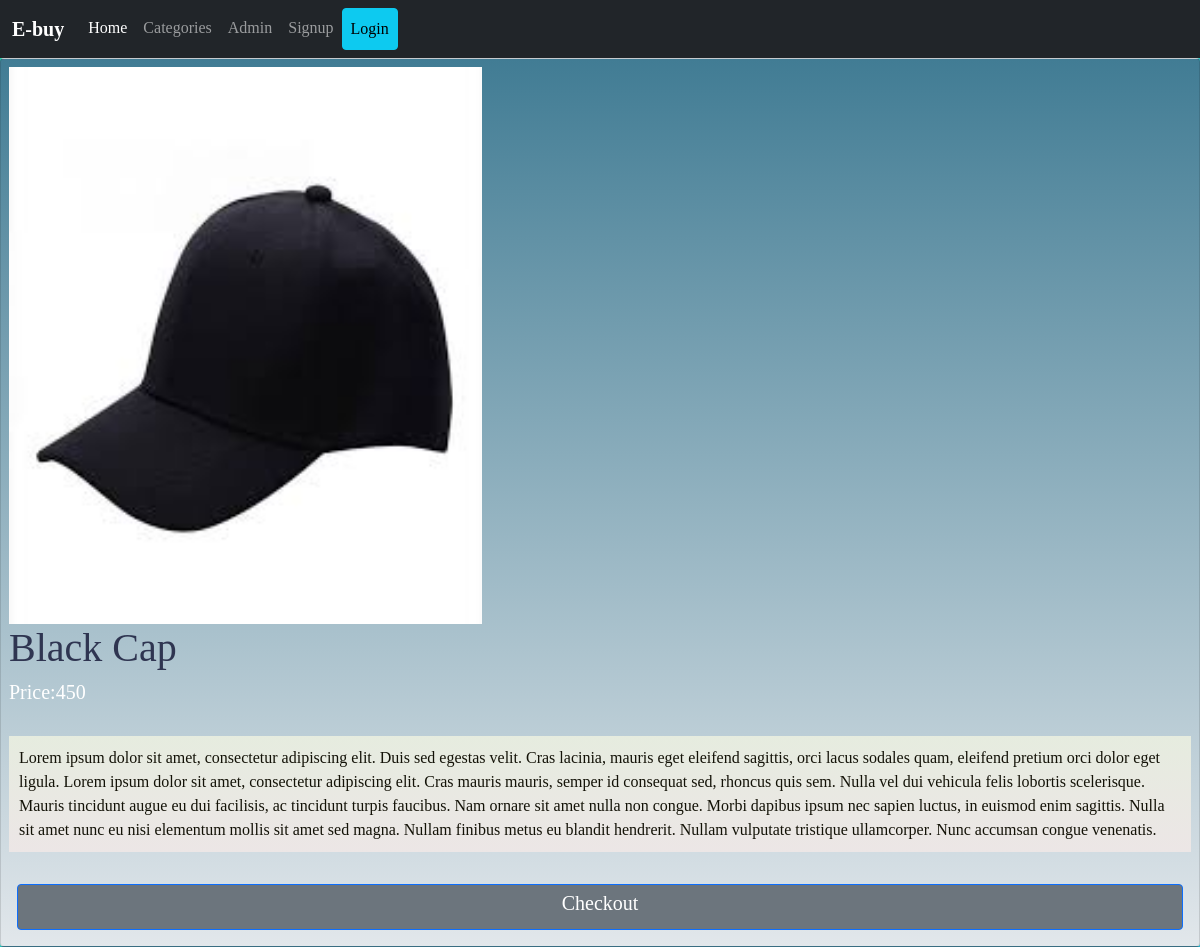
The app's page /store/Black Cap with its own data.
### store/models.py (models this page shows, shortened)
class Product(models.Model):
    name = CharField(max_length=100,null=True)
    img = ImageField(null=True)
    price = IntegerField(default = 0,null=True)
    des = CharField(max_length=1000,null=True,default='Description')

### store/views.py (the view)
# urls.py: path('store/<str:header>',views.content,name='content'),
def content(request,header):
    data=Product.objects.get(name=header)
    context = {'data':data,'header':header}
    if (data):
        return render(request,'content.html',context)
    else:
        return render(request,'store.html')

### store/templates/content.html (shortened to what this page needs)
{% extends 'main.html' %}
{% load static %}
{% block content %}
<div style="background:linear-gradient(rgb(65, 124, 148),rgb(226, 231, 235))", class=" card p-2">
    <img class="img" src="{{data.img.url}}" alt="nopes">
    <h1 style="color:rgba(21, 23, 54, 0.828);">{{data.name}} </h1>
    <h5>Price:{{data.price}}</h5>
    <br>
    <p style="background:linear-gradient(rgb(230, 236, 223),rgb(236, 230, 230)); padding:10px; margin:auto; color:rgb(19, 18, 7)">{{data.des}}</p>
    <br>
    <a href="{% url 'checkout' data.name  %}" class="btn btn-secondary border border-primary m-2"><h5>Checkout</h5></a>
</div>
{% endblock content%}

### store/templates/main.html (style rules this page uses)
body { font-family: Baloo; width: 100%; height: 100%; color: #fff; background: linear-gradient(-45deg, #EE7752, #ec84ac,#23A6D5,#23D5AB); background-size: 400% 400%; position: relative; animation: change 10s ease-in-out infinite; }

### store/templates/content.html (style rules this page uses)
.img { height: 40%; width: 40%; }

### records on screen
Product: img (picture), name "Black Cap", price "450", des "Lorem ipsum dolor sit amet, consectetur adipiscing elit. Duis sed egestas velit. Cras lacinia, mauris eget eleifend sagittis, orci lacus sodales quam, eleifend pretium orci dolor eget ligula. Lorem ipsum dolor sit amet, consectetur adipiscing elit. Cras mauris mauris, semper id consequat sed, rhoncus quis sem. Nulla vel dui vehicula felis lobortis scelerisque. Mauris tincidunt augue eu dui facilisis, ac tincidunt turpis faucibus. Nam ornare sit amet nulla non congue. Morbi dapibus ipsum nec sapien luctus, in euismod enim sagittis. Nulla sit amet nunc eu nisi elementum mollis sit amet sed magna. Nullam finibus metus eu blandit hendrerit. Nullam vulputate tristique ullamcorper. Nunc accumsan…"
